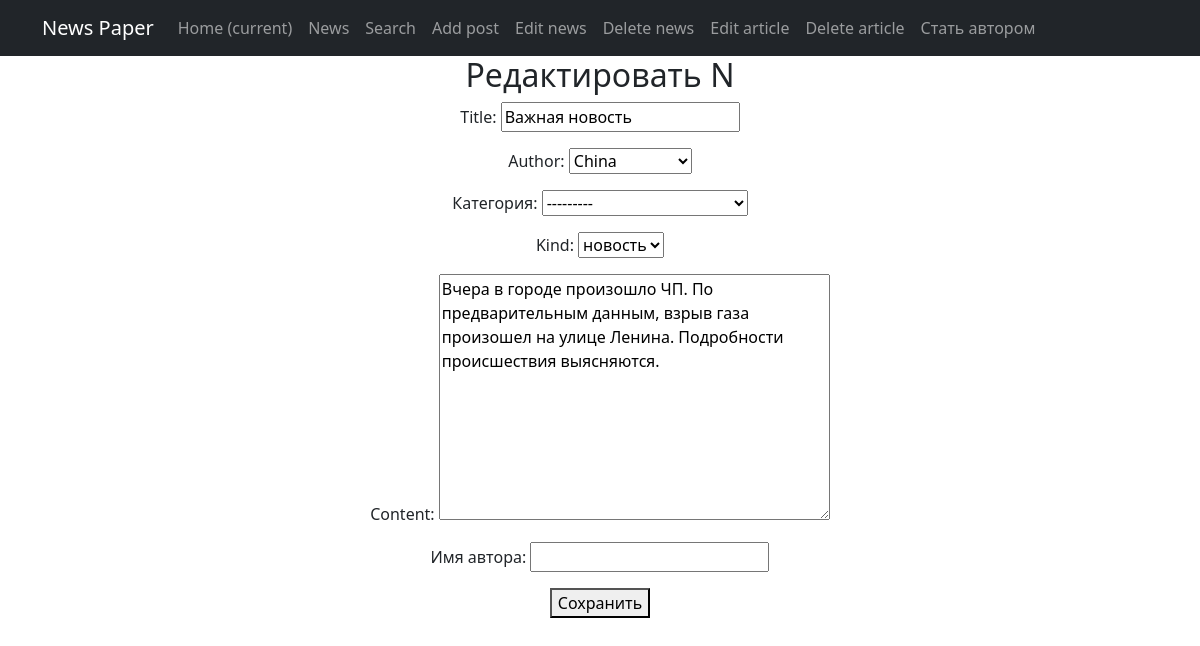
The page /news/5/edit/ (signed in) on the database its author committed.
### news/models.py (models this page shows, shortened)
class Post(models.Model):
    news = "N"
    article = "A"
    KIND_OF_POST = [
        (news, 'новость'),
        (article, 'статья')
    ]
    author = models.ForeignKey(Author, on_delete=models.CASCADE, related_name='posts')
    kind = models.CharField(max_length=1, choices=KIND_OF_POST)
    add_time = models.DateTimeField(auto_now_add=True)
    category = models.ManyToManyField(Category, "PostCategory")
    title = models.CharField(max_length=255)
    content = models.TextField()
    content_rating = models.IntegerField(default=0)
    comments = models.ManyToManyField('Comment', related_name='post_comments')

### news/views.py (the view, shortened to what this page needs)
# urls.py: path('<int:pk>/edit/', PostUpdateView.as_view(), name='article_edit'),
class PostUpdateView(PermissionRequiredMixin, LoginRequiredMixin, UpdateView):
    permission_required = 'news.change_post'
    model = Post
    form_class = PostForm
    template_name = 'post_edit.html'

### news/forms.py (shortened to what this page needs)
class PostForm(forms.ModelForm):
    author_name = forms.CharField(max_length=100, label="Имя автора", required=False)
    category = forms.ModelChoiceField(queryset=Category.objects.all(), label="Категория", required=True)
    class Meta:
        model = Post
        fields = ['title', 'author', 'category', 'kind', 'content']
    def __init__(self, *args, **kwargs):
        super(PostForm, self).__init__(*args, **kwargs)
        self.fields['author'].queryset = Author.objects.all()

### news/models.py (called while the page is built)
    def __str__(self):
        return self.user.username

    def __str__(self):
        return self.category_title

### templates/post_edit.html (shortened to what this page needs)
{% extends 'flatpages/default.html' %}
{% block content %}
  <h2>Редактировать {{ post.kind }}</h2>
  <form method="post">
    {{ form.as_p }}
    <button type="submit">Сохранить</button>
  </form>
{% endblock %}

### rows shown on the page
Post: kind "N", title "Важная новость", author "China", kind "новость", content "Вчера в городе произошло ЧП. По предварительным данным, взрыв газа произошел на улице Ленина. Подробности происшествия выясняются."
